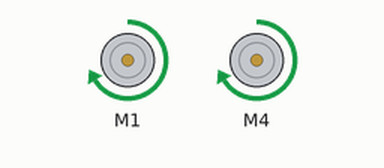
Simulated run of this sketch. Board: Arduino Uno, built with avr-gcc and run on an emulated ATmega328P. Parts: 2 × DC motor (green arrow = forward, orange = backward, longer = faster).

Above: at 0.2 s.
Timing chart, 0 to 3.0 s (numbered marks = the images above):
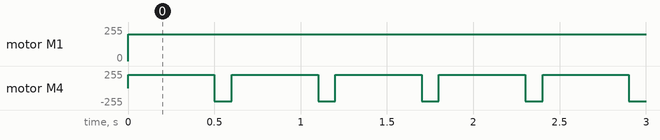

The sketch:

mc_02.ino
```cpp
#include <AFMotor.h>

#define ledPin 13

AF_DCMotor motor1(1, MOTOR12_8KHZ);
AF_DCMotor motor2(4, MOTOR12_8KHZ);

void setup() {
  // put your setup code here, to run once:
  motor1.setSpeed(200);
  motor2.setSpeed(200);
}

void loop() {
  motor1.run(FORWARD);
  motor2.run(FORWARD);
  delay(500);
  motor1.run(FORWARD);
  motor2.run(BACKWARD);
  delay(100);
}
```

Measured:
- by itself, motor M1: stopped → forward 200/255 at 0.00 s
- by itself, motor M4: alternates forward 200/255 for 0.50 s and backward 200/255 for 0.10 s
